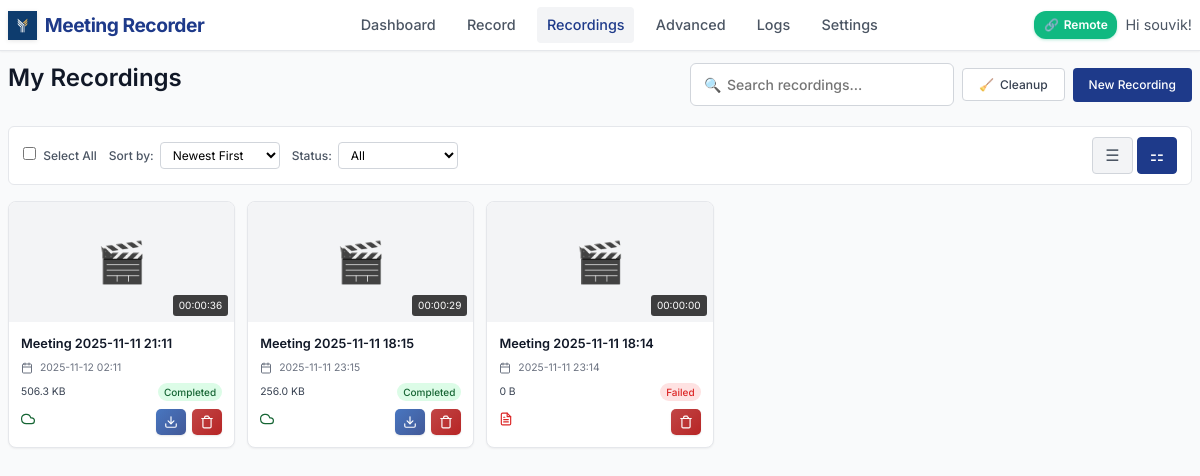
The app's page /recordings (signed in), older data.
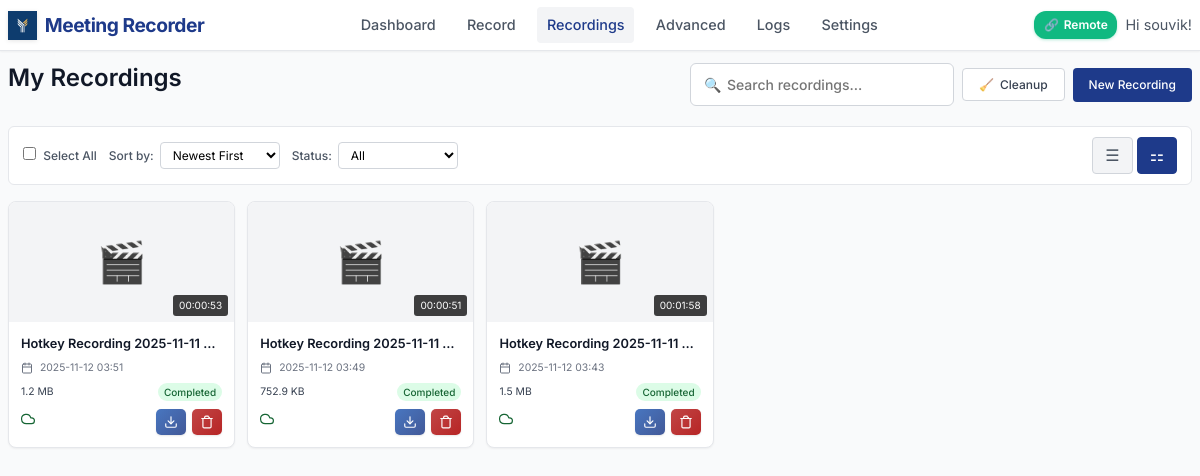
The same page, newer data.
### models.py (models this page shows, shortened)
class User(UserMixin, db.Model):
    id = db.Column(db.Integer, primary_key=True)
    username = db.Column(db.String(80), unique=True, nullable=False)
    email = db.Column(db.String(120), unique=True, nullable=False)
    password_hash = db.Column(db.String(128))
    created_at = db.Column(db.DateTime, default=datetime.utcnow)
    is_active = db.Column(db.Boolean, default=True)
    default_monitor = db.Column(db.String(200))  # Default monitor for recordings
    auto_delete_days = db.Column(db.Integer, default=30)  # Auto-delete recordings after N days
    recordings = db.relationship('Recording', backref='user', lazy=True)
    meetings = db.relationship('Meeting', backref='user', lazy=True)

class Recording(db.Model):
    id = db.Column(db.Integer, primary_key=True)
    title = db.Column(db.String(200), nullable=False)
    filename = db.Column(db.String(255), nullable=False)
    file_path = db.Column(db.String(500), nullable=False)
    file_size = db.Column(db.BigInteger, default=0)  # in bytes
    duration = db.Column(db.Integer, default=0)  # in seconds
    created_at = db.Column(db.DateTime, default=datetime.utcnow)
    started_at = db.Column(db.DateTime)
    ended_at = db.Column(db.DateTime)
    monitor_name = db.Column(db.String(200))
    resolution = db.Column(db.String(50))  # e.g., "1920x1080"
    uploaded = db.Column(db.Boolean, default=False)
    upload_url = db.Column(db.String(500))  # Legacy field - kept for compatibility
    video_url = db.Column(db.String(500))
    transcript_url = db.Column(db.String(500))
    thumbnail_url = db.Column(db.String(500))
    upload_status = db.Column(db.String(50), default='pending')  # pending, uploading, completed, failed
    upload_metadata = db.Column(db.Text)  # JSON metadata from upload
    user_id = db.Column(db.Integer, db.ForeignKey('user.id'), nullable=False)
    status = db.Column(db.String(50), default='completed')  # recording, processing, completed, failed
    @property
    def duration_formatted(self):
        if not self.duration:
            return "00:00:00"
        hours = self.duration // 3600
        minutes = (self.duration % 3600) // 60
        seconds = self.duration % 60
        return f"{hours:02d}:{minutes:02d}:{seconds:02d}"
    @property
    def file_size_formatted(self):
        if not self.file_size:
            return "0 B"
        size = self.file_size  # Work with a copy to avoid modifying the actual value
        for unit in ['B', 'KB', 'MB', 'GB']:
            if size < 1024:
                return f"{size:.1f} {unit}"
            size /= 1024
        return f"{size:.1f} TB"
    @property
    def sync_status(self):
        if self.upload_status == 'completed' and self.uploaded:
            return "Synced"
        elif self.upload_status == 'uploading':
            return "Uploading"
        elif self.upload_status == 'failed':
            return "Upload Failed"
        elif self.status == "failed":
            return "Recording Failed"
        elif self.status == "processing":
            return "Processing"
        else:
            return "Local Only"
    @property
    def sync_status_class(self):
        status = self.sync_status
        if status == "Synced":
            return "status-synced"
        elif status == "Uploading":
            return "status-uploading"
        elif "Failed" in status:
            return "status-failed"
        elif status == "Processing":
            return "status-processing"
        else:
            return "status-local"
    @property
    def resolved_file_path(self):
        if not self.file_path:
            return None
        base_dir = get_base_dir()
        if os.path.isabs(self.file_path):
            filename = os.path.basename(self.file_path)
        else:
            filename = self.file_path
        resolved_path = base_dir / 'recordings' / filename
        return str(resolved_path)
    @property
    def transcript_path(self):
        base_dir = get_base_dir()
        recordings_dir = base_dir / 'recordings'
        safe_title = "".join(c for c in self.title if c.isalnum() or c in (' ', '-', '_')).rstrip()
        transcript_filename = f"{safe_title}_transcript.txt"
        transcript_path = recordings_dir / transcript_filename
        if transcript_path.exists():
            return str(transcript_path)
        resolved_path = self.resolved_file_path
        if resolved_path:
            old_transcript_path = Path(resolved_path).with_suffix('') / '_transcript.txt'
            if old_transcript_path.exists():
                return str(old_transcript_path)
        return str(transcript_path)
    @property
    def has_transcript(self):
        transcript_path = self.transcript_path
        return transcript_path and os.path.exists(transcript_path)

### app.py (the view, shortened to what this page needs)
@app.route('/recordings')
@login_required
def recordings():
    page = request.args.get('page', 1, type=int)
    sort_by = request.args.get('sort', 'date_desc')
    status_filter = request.args.get('status', 'all')
    search_query = request.args.get('search', '').strip()
    query = Recording.query
    if search_query:
        query = query.filter(Recording.title.contains(search_query))
    if sort_by == 'date_asc':
        query = query.order_by(Recording.created_at.asc())
    elif sort_by == 'title':
        query = query.order_by(Recording.title.asc())
    elif sort_by == 'duration':
        query = query.order_by(Recording.duration.desc().nullslast())
    else:  # default: date_desc
        query = query.order_by(Recording.created_at.desc())
    recordings = query.paginate(page=page, per_page=10, error_out=False)
    return render_template('recordings.html', recordings=recordings)

### app.py (called while the page is built)
@app.context_processor
def utility_processor():
    active_recording = None
    if current_user.is_authenticated:
        global recording_state
        if recording_state.get('active', False):
            recent_recording = Recording.query.filter_by(user_id=current_user.id).order_by(Recording.created_at.desc()).first()
            if recent_recording and recent_recording.status != 'completed':
                active_recording = recent_recording
    return dict(
        format_file_size=format_file_size,
        format_duration=format_duration,
        active_recording=active_recording,
        is_remote_recording_enabled=is_remote_recording_enabled
    )

@login_manager.user_loader
def load_user(user_id):
    return db.session.get(User, int(user_id))  # Fix SQLAlchemy deprecation

### models.py (called while the page is built)
def get_base_dir():
    if getattr(sys, 'frozen', False):
        return Path(sys.executable).parent
    else:
        return Path(__file__).parent.absolute()

### templates/recordings.html (shortened to what this page needs)
{% extends "base.html" %}
{% block content %}
<div class="page-header">
    <h1 class="page-title">My Recordings</h1>
    <div class="header-actions">
        <div class="search-box">
            <span class="search-icon">🔍</span>
            <input type="text" class="search-input" placeholder="Search recordings...">
        </div>
        <button onclick="cleanupOrphanedRecordings()" class="btn-secondary" title="Remove database entries without files">
            <span>🧹</span>
            Cleanup
        </button>
        <a href="/record" class="btn-primary">
            New Recording
        </a>
    </div>
</div>
<div class="filters">
    <div class="filter-group">
        <label class="filter-label">
            <input type="checkbox" id="selectAllCheckbox" onchange="toggleSelectAll()" style="margin-right: 0.25rem;">
            Select All
        </label>
    </div>
    <div class="filter-group">
        <label class="filter-label">Sort by:</label>
        <select class="filter-select" id="sortSelect">
            <option value="date_desc">Newest First</option>
        </select>
    </div>
    <div class="filter-group">
        <label class="filter-label">Status:</label>
        <select class="filter-select" id="statusSelect">
            <option value="all">All</option>
        </select>
    </div>
    <div class="view-toggles">
        <button class="view-toggle-btn" onclick="setView('list')" title="List View">
            <span>☰</span>
        </button>
        <button class="view-toggle-btn active" onclick="setView('grid')" title="Grid View">
            <span>⚏</span>
        </button>
    </div>
</div>
{% if recordings.items %}
    <div class="recordings-grid">
        {% for recording in recordings.items %}
        <div class="recording-card" onclick="playRecording('{{ recording.id }}', event)">
            <div class="recording-thumbnail">
                {% if recording.file_path %}
                <div class="placeholder-thumbnail" style="display: none; width: 100%; height: 100%; align-items: center; justify-content: center; font-size: 2.5rem; color: var(--gray-400);">
                    🎬
                </div>
                {% else %}
                <div class="placeholder-thumbnail" style="width: 100%; height: 100%; display: flex; align-items: center; justify-content: center; font-size: 2.5rem; color: var(--gray-400);">
                    🎬
                </div>
                {% endif %}
                <div class="recording-duration">{{ recording.duration_formatted }}</div>
            </div>
            <div class="recording-info">
                <div class="recording-title">{{ recording.title }}</div>
                <div class="recording-meta">
                    <div class="recording-date">
                        {{ recording.created_at.strftime('%Y-%m-%d %H:%M') }}
                    </div>
                </div>
                <div class="recording-details">
                    <span class="recording-size">{{ recording.file_size_formatted }}</span>
                    <span class="recording-status status-{{ recording.status }}">
                        {{ recording.status.title() }}
                    </span>
                </div>
                <div class="recording-actions">
                    <div class="sync-indicator">
                        <span class="{{ recording.sync_status_class }}" title="{{ recording.sync_status }}">
                            {% if recording.sync_status == 'Synced' %}
                                <svg width="14" height="14" viewBox="0 0 24 24" fill="none" stroke="currentColor" stroke-width="2" stroke-linecap="round" stroke-linejoin="round">
                                    <path d="M18 10h-1.26A8 8 0 1 0 9 20h9a5 5 0 0 0 0-10z"/>
                                </svg>
                            {% elif recording.sync_status == 'Completed' %}
                                <svg width="14" height="14" viewBox="0 0 24 24" fill="none" stroke="currentColor" stroke-width="2" stroke-linecap="round" stroke-linejoin="round">
                                    <polyline points="20,6 9,17 4,12"/>
                                </svg>
                            {% elif recording.sync_status == 'Processing' %}
                                <svg width="14" height="14" viewBox="0 0 24 24" fill="none" stroke="currentColor" stroke-width="2" stroke-linecap="round" stroke-linejoin="round" style="animation: spin 1s linear infinite;">
                                    <path d="M21 12a9 9 0 11-6.219-8.56"/>
                                </svg>
                            {% elif recording.sync_status == 'Failed' %}
                                <svg width="14" height="14" viewBox="0 0 24 24" fill="none" stroke="currentColor" stroke-width="2" stroke-linecap="round" stroke-linejoin="round">
                                    <circle cx="12" cy="12" r="10"/>
                                    <line x1="15" y1="9" x2="9" y2="15"/>
                                    <line x1="9" y1="9" x2="15" y2="15"/>
                                </svg>
                            {% endif %}
                        </span>
                    </div>
                    <div class="action-buttons">
                        {% if recording.file_path %}
                        <a href="{{ url_for('download_recording', recording_id=recording.id) }}"
                           class="download-btn"
                           title="Download video">
                            <svg width="14" height="14" viewBox="0 0 24 24" fill="none" stroke="currentColor" stroke-width="2" stroke-linecap="round" stroke-linejoin="round">
                                <path d="M21 15v4a2 2 0 0 1-2 2H5a2 2 0 0 1-2-2v-4"/>
                                <polyline points="7,10 12,15 17,10"/>
                                <line x1="12" y1="15" x2="12" y2="3"/>
                            </svg>
                        </a>
                        {% endif %}
                        <button class="delete-btn"
                                onclick="deleteRecording({{ recording.id }}, '{{ recording.title }}')"
                                title="Delete recording">
                            <svg width="14" height="14" viewBox="0 0 24 24" fill="none" stroke="currentColor" stroke-width="2" stroke-linecap="round" stroke-linejoin="round">
                                <path d="M3 6h18"/>
                                <path d="M19 6v14c0 1-1 2-2 2H7c-1 0-2-1-2-2V6"/>
                                <path d="M8 6V4c0-1 1-2 2-2h4c0 1 1 2 2 2v2"/>
                            </svg>
                        </button>
                    </div>
                </div>
            </div>
        </div>
        {% endfor %}
    </div>
{% else %}
    <div class="empty-state">
        <div class="empty-icon">📹</div>
        <div class="empty-title">No recordings found</div>
        <p>You haven't created any recordings yet. Start by recording your first meeting!</p>
    </div>
{% endif %}
{% endblock %}

### templates/base.html (shortened to what this page needs)
<!DOCTYPE html>
<html lang="en">
<head>
</head>
<body>
    <header class="header">
        <div class="header-content">
            <a href="{{ url_for('dashboard') }}" class="logo">
                <img src="{{ url_for('static', filename='image.png') }}" alt="FYE Labs" class="logo-image">
                <span class="logo-text">Meeting Recorder</span>
            </a>
            <nav class="nav-menu">
                <a href="{{ url_for('dashboard') }}" class="nav-link {% if request.endpoint == 'dashboard' %}active{% endif %}">Dashboard</a>
                <a href="{{ url_for('record') }}" class="nav-link {% if request.endpoint == 'record' %}active{% endif %}">Record</a>
                <a href="{{ url_for('recordings') }}" class="nav-link {% if request.endpoint == 'recordings' %}active{% endif %}">Recordings</a>
                <a href="{{ url_for('admin_dashboard') }}" class="nav-link {% if request.endpoint.startswith('admin_') %}active{% endif %}">Advanced</a>
                <a href="{{ url_for('view_logs') }}" class="nav-link {% if request.endpoint == 'view_logs' %}active{% endif %}">Logs</a>
                <a href="{{ url_for('settings') }}" class="nav-link {% if request.endpoint == 'settings' %}active{% endif %}">Settings</a>
            </nav>
            <div class="user-menu">
                <div class="remote-status-indicator" id="remoteStatusIndicator">
                    <span id="remoteStatusIcon">🔗</span>
                    <span id="remoteStatusText">Remote</span>
                </div>
                <span class="user-info">Hi {{ current_user.username }}!</span>
            </div>
        </div>
    </header>
    <main class="container">
        {% block content %}{% endblock %}
    </main>
</body>
</html>

Row changes from the older to the newer data that the page shows:
changed Recording (number 1 of 3 on the later page): duration_formatted "00:00:36" → "00:00:53"; title "Meeting 2025-11-11 21:11" → "Hotkey Recording 2025-11-11…"; created_at "2025-11-12 02:11" → "2025-11-12 03:51"; file_size_formatted "506.3 KB" → "1.2 MB"
changed Recording (number 2 of 3 on the later page): duration_formatted "00:00:29" → "00:00:51"; title "Meeting 2025-11-11 18:15" → "Hotkey Recording 2025-11-11…"; created_at "2025-11-11 23:15" → "2025-11-12 03:49"; file_size_formatted "256.0 KB" → "752.9 KB"
changed Recording (number 3 of 3 on the later page): duration_formatted "00:00:00" → "00:01:58"; title "Meeting 2025-11-11 18:14" → "Hotkey Recording 2025-11-11…"; created_at "2025-11-11 23:14" → "2025-11-12 03:43"; file_size_formatted "0 B" → "1.5 MB"; status "Failed" → "Completed"; upload_status "pending" → "completed" (drawn)
